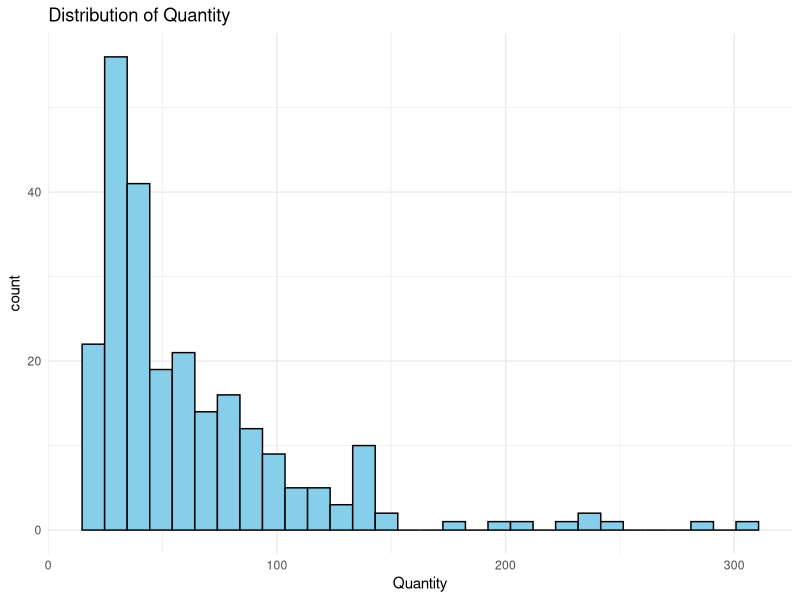

Write R code to recreate this figure.
# Load required libraries
library(readxl)
library(dplyr)
library(ggplot2)
library(tidyr)
library(lubridate)
library(corrplot)

# Load the Excel file and sheet
data <- read_excel("Sampledatafoodslaes.xlsx", sheet = "FoodSales")

# View structure
str(data)

# Shape of the dataset
cat("Rows:", nrow(data), " Columns:", ncol(data), "\n")

# Check for missing values
sapply(data, function(x) sum(is.na(x)))

# Check for duplicates
cat("Duplicates:", sum(duplicated(data)), "\n")

# Summary statistics for numerical columns
summary(select(data, Quantity, UnitPrice))

# Frequency counts for categorical variables
table(data$Region)
table(data$City)
table(data$Category)

# Feature Engineering
data <- data %>%
  mutate(
    TotalSales = Quantity * UnitPrice,
    OrderDate = as.Date(OrderDate),
    Month = month(OrderDate, label = TRUE),
    Year = year(OrderDate)
  )

# Histograms for Quantity and UnitPrice
ggplot(data, aes(x = Quantity)) + 
  geom_histogram(bins = 30, fill = "skyblue", color = "black") +
  theme_minimal() + ggtitle("Distribution of Quantity")
